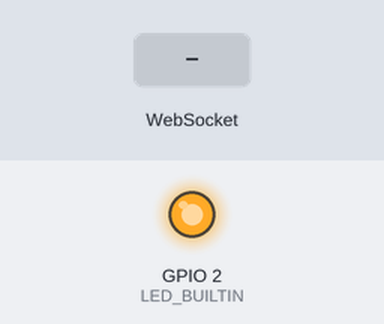
The program below on a simulated ESP32. Parts: output pins drawn as LEDs (lit = HIGH). The inputs (shaded band) are chosen by the test bench. WiFi joins after 1.5 s; servers stay silent unless stated; storage starts empty; what the program prints to the serial monitor is not drawn.

Above: at 3.2 s.
3.3 s: WebSocket text "1" received
At 4.8 s:
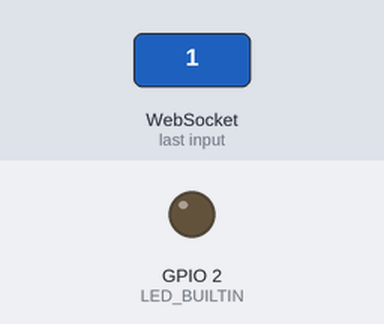
Timing chart, 0 to 11.5 s (numbered marks = the images above; inputs shaded):
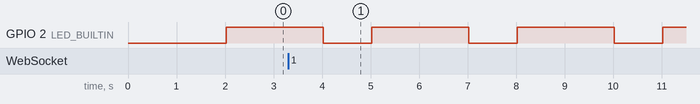

The program:

main.cpp
```cpp
#include <Arduino.h>
#include <SPIFFS.h>
#include <WiFi.h>
#include <ESPAsyncWebServer.h>
#include <driver/dac.h>

#define LED_BUILTIN 2
#define HTTP_PORT 80

// WiFi credentials
const char *WIFI_SSID = "sharp-dev.net";
const char *WIFI_PASS = "satcom73";
void initSPIFFS()
{
  if (!SPIFFS.begin())
  {
    Serial.println("Cannot mount SPIFFS volume...");
    while (1)
      digitalWrite(LED_BUILTIN, millis() % 200 < 50 ? HIGH : LOW);
  }
}
void initWiFi()
{
  WiFi.mode(WIFI_STA);
  WiFi.begin(WIFI_SSID, WIFI_PASS);
  Serial.printf("Trying to connect [%s] ", WiFi.macAddress().c_str());
  while (WiFi.status() != WL_CONNECTED)
  {
    Serial.print(".");
    delay(500);
  }
  Serial.printf(" %s\n", WiFi.localIP().toString().c_str());
}
AsyncWebServer server(HTTP_PORT);
AsyncWebSocket ws("/wss");
void initWebServer()
{
  server.serveStatic("/", SPIFFS, "/").setDefaultFile("index.html");
  server.begin();
}
// ----------------------------------------------------------------------------
// WebSocket initialization
// ----------------------------------------------------------------------------
void notifyClients(bool state) {
    ws.textAll(state ? "on" : "off");
    //ws.binaryAll()
}
void handleWebSocketMessage(void *arg, uint8_t *data, size_t len) {
    AwsFrameInfo *info = (AwsFrameInfo*)arg;
    if (info->final && info->index == 0 && info->len == len && info->opcode == WS_TEXT) {
        data[len] = 0;
        if (strcmp((char*)data, "toggle") == 0) {
            bool state=digitalRead(LED_BUILTIN);
            digitalWrite(LED_BUILTIN, !state);
            notifyClients(state);
        }
    }
}
void onEvent(AsyncWebSocket       *server,
             AsyncWebSocketClient *client,
             AwsEventType          type,
             void                 *arg,
             uint8_t              *data,
             size_t                len) {

    switch (type) {
        case WS_EVT_CONNECT:
            Serial.printf("WebSocket client #%u connected from %s\n", client->id(), client->remoteIP().toString().c_str());
            break;
        case WS_EVT_DISCONNECT:
            Serial.printf("WebSocket client #%u disconnected\n", client->id());
            break;
        case WS_EVT_DATA:
            handleWebSocketMessage(arg, data, len);
            break;
        case WS_EVT_PONG:
        case WS_EVT_ERROR:
            break;
    }
}

void initWebSocket() {
    ws.onEvent(onEvent);
    server.addHandler(&ws);
}

void setup()
{
  pinMode(LED_BUILTIN, OUTPUT);
  Serial.begin(115200);
  dac_output_enable(DAC_CHANNEL_1);
  delay(500);
  initSPIFFS();
  initWiFi();
  initWebSocket();
  initWebServer();
}

void loop()
{
  digitalWrite(LED_BUILTIN, 1);
  ws.textAll("LED_ON");
  delay(2000);
  digitalWrite(LED_BUILTIN, 0);
  delay(1000);
  ws.textAll("LED_OFF");
}
```

Measured:
- by itself, GPIO 2 (LED_BUILTIN): alternates HIGH for 2.0 s and LOW for 1.0 s
